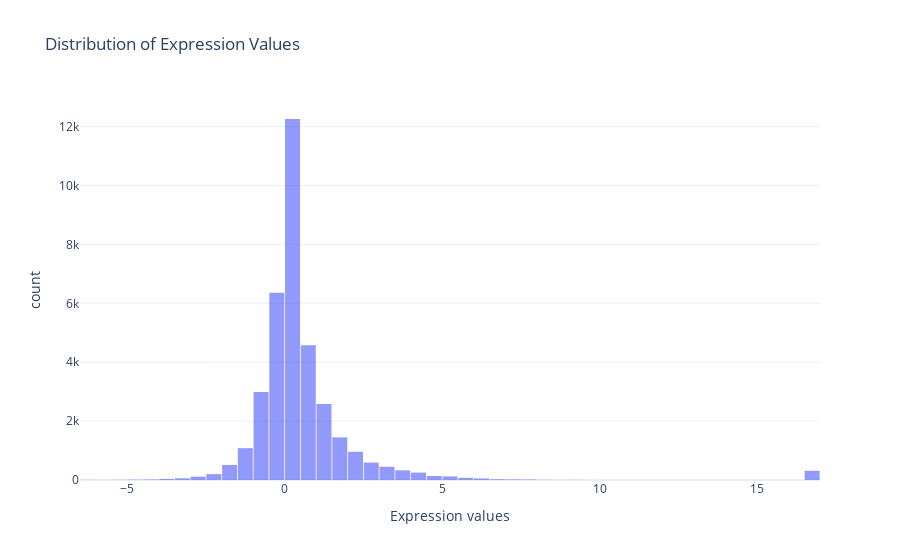

The notebook cell this image was saved under:
### Code cell
plot_expression_distribution(assistant)

### Figure 1 — Plotly figure (JSON) as saved in the notebook; plotly's stock layout.template omitted (floating-point values rounded to 4 significant figures; data arrays with more than 128 entries replaced by an {"elided": "..."} marker saying what was removed)
{"data": [{"bingroup": "x", "hovertemplate": "Expression values=%{x}<br>count=%{y}<extra></extra>", "legendgroup": "", "marker": {"color": "#636efa", "opacity": 0.7, "pattern": {"shape": ""}}, "name": "", "nbinsx": 50, "orientation": "v", "showlegend": false, "type": "histogram", "x": {"elided": "35622 float values"}, "xaxis": "x", "yaxis": "y"}], "layout": {"bargap": 0.05, "barmode": "relative", "legend": {"tracegroupgap": 0}, "title": {"text": "Distribution of Expression Values"}, "xaxis": {"anchor": "y", "domain": [0, 1], "title": {"text": "Expression values"}}, "yaxis": {"anchor": "x", "domain": [0, 1], "title": {"text": "count"}}}}
